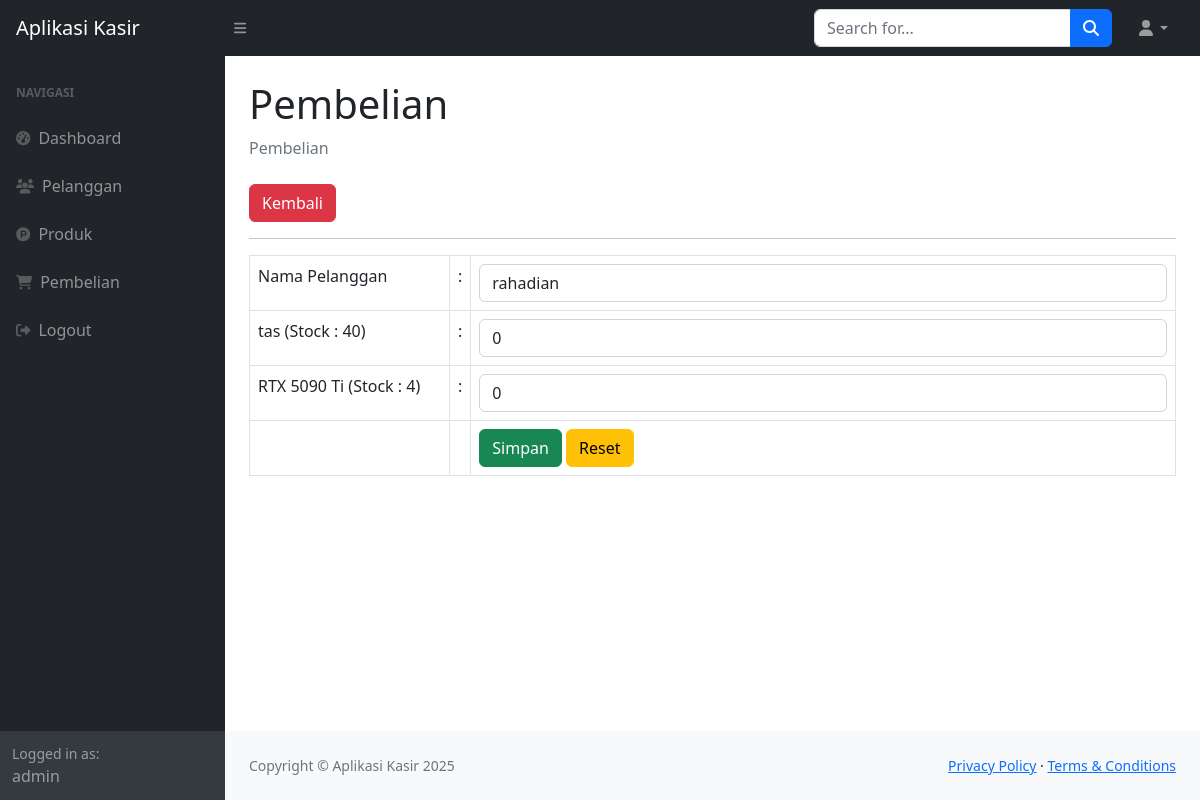
The page /index.php?page=pembelian_tambah (signed in) on the database its author committed.
### tables this page shows
CREATE TABLE `produk` (
  `id_produk` int(11) NOT NULL,
  `nama_produk` varchar(255) DEFAULT NULL,
  `harga` decimal(10,2) DEFAULT NULL,
  `stock` int(11) DEFAULT NULL
);

### pembelian_tambah.php (the view, shortened to what this page needs)
<div class="container-fluid px-4">
    <h1 class="mt-4">Pembelian</h1>
    <ol class="breadcrumb mb-4">
        <li class="breadcrumb-item active">Pembelian</li>
    </ol>
    <a href="?page=pembelian" class="btn btn-danger">Kembali</a>
    <hr>
    <form method="post">
        <table class="table table-bordered">
            <tr>
                <td width="200">Nama Pelanggan</td>
                <td width="1">:</td>
                <td>
                    <select class="form-control from-select" name="id_pelanggan">
                        <?php
                        $p = mysqli_query($koneksi, "SELECT*FROM pelanggan");
                        while ($pel = mysqli_fetch_array($p)) {
                        ?>
                            <option value="<?php echo $pel['id_pelanggan']; ?>"><?php echo $pel['nama_pelanggan']; ?></option>
                        <?php
                        }
                        ?>
                    </select>
                </td>
            </tr>
            <?php
            $pro = mysqli_query($koneksi, "SELECT*FROM produk");
            while ($produk = mysqli_fetch_array($pro)) {
            ?>
                <tr>
                    <td><?php echo $produk['nama_produk'] . ' (Stock : ' . $produk['stock'] . ')'; ?></td>
                    <td>:</td>
                    <td>
                        <input class="form-control" type="number"
                            step="0" value="0" max="<?php echo $produk['stock']; ?>" name="produk[<?php echo $produk['id_produk']; ?>]">
                    </td>
                </tr>
            <?php
            }
            ?>
            <tr>
                <td></td>
                <td></td>
                <td>
                    <button type="submit" class="btn btn-success">Simpan</button>
                    <button type="reset" class="btn btn-warning">Reset</button>
                </td>
        </table>
    </form>
</div>

### rows shown on the page
produk: nama_produk "tas", stock "40"
produk: nama_produk "RTX 5090 Ti", stock "4"

### other values the page prints
$_SESSION['user']['nama'] "admin"
form field id_pelanggan "rahadian"
